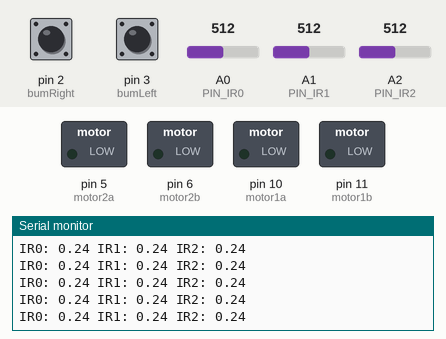
Recording of a sketch running on a simulated Arduino Uno, built with avr-gcc and run on an emulated ATmega328P. On the bench: switched loads named in the sketch (green lamp = pin HIGH), the last lines printed to the serial monitor. The test bench sets the inputs (shaded band); at power-on: A0 (PIN_IR0) = 512, A1 (PIN_IR1) = 512, A2 (PIN_IR2) = 512, pin 2 (bumRight) HIGH, pin 3 (bumLeft) HIGH.

Above: at 1.2 s.
1.3 s: A0 (PIN_IR0) set to 296
At 2.0 s:
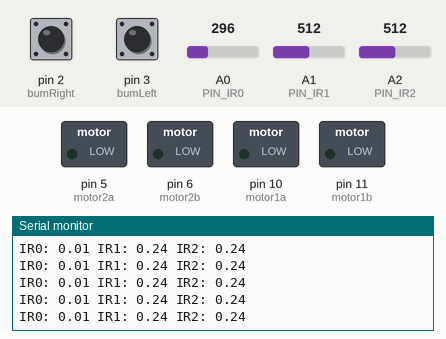
4.3 s: A0 (PIN_IR0) set to 281
At 5.1 s:
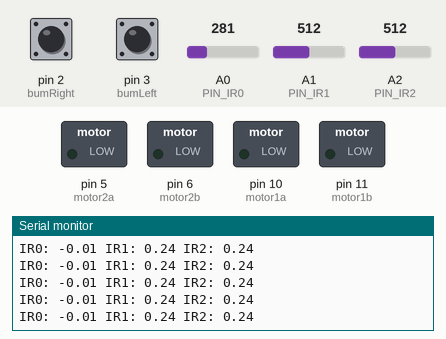
7.3 s: A1 (PIN_IR1) set to 306
At 8.2 s:
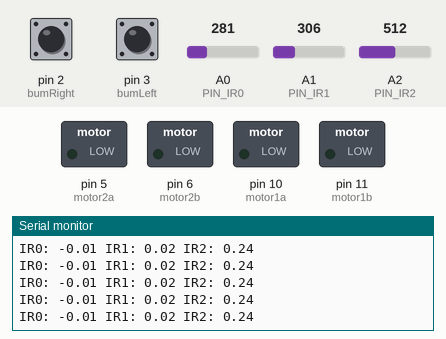
10.3 s: A1 (PIN_IR1) set to 278
At 11.2 s:
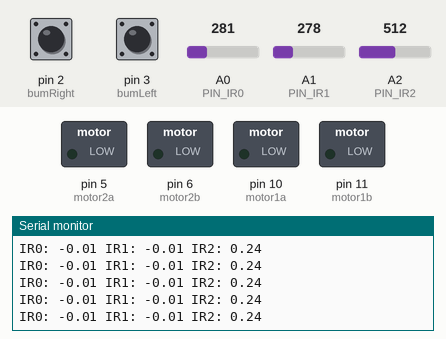
13.3 s: A2 (PIN_IR2) set to 298
At 14.3 s:
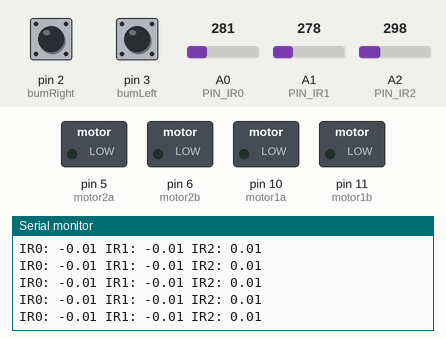
14.8 s: A2 (PIN_IR2) set to 273
At 15.8 s:
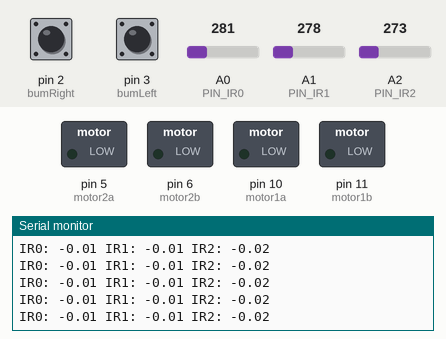
Timing chart, 0 to 17.3 s (numbered marks = the images above; inputs shaded):
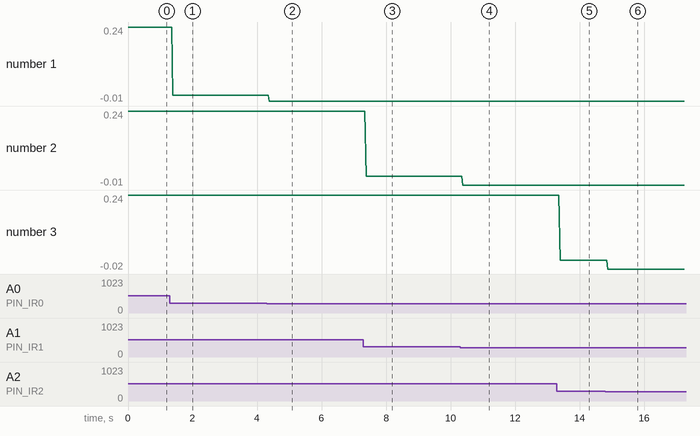

The sketch:

esqueletoSimulacion.ino
```cpp
/****************************** algunas definiciones globales ************/

#define IR_FRONT 1
#define IR_LEFT  0
#define IR_RIGHT 2

#define MIN_DIST_SIDE 0.25
#define MIN_DIST_FRONT 0.22

#define SPEED_NORMAL 1
#define SPEED_FAST 2

/****************************** Setup *********************************/
void setup() {

  /* inicializacion de sensores */
  motors_init();
  ir_init();
  bumper_init();

  /* inicializacion del comportamiento */
  comportamiento_init();

  Serial.begin(9600);
}

/****************************** Loop principal ************************/
void loop() {

  /* procesamiento de sensores */
  ir_loop();
  bumper_loop();

  /* procesamiento del comportamiento */
  comportamiento_loop();


}

/***************************** Comportamientos ************************/

/***************************** SOLO COMPLETAR AQUI ************************/

enum Estado { ESTADO_INICIAL /*... */ };

Estado estado;

long t;

void comportamiento_init()
{
  /* define estado inicial y ejecuta accion de la trancision inicial, segun ejercicio */
  estado = ESTADO_INICIAL;

  //...

}

void comportamiento_loop()
{
	// Proceso estados, chequeo condiciones y ejecuto transiciones

	//...
}

/***************************** FIN COMPLETAR ***************************/


/******************** control de motores (hagamos de cuenta que hay un driver) *************/

#define motor1a  10
#define motor1b  11
#define motor2a  5
#define motor2b  6

void pid_set_speed(float left, float right)
{
  pid_set_left(left);
  pid_set_right(right);
}

void pid_set_left(float v)
{
  v = mapFloat(v, 0, 2.0, 0, 128);
  set_motor_left(v);
}

void pid_set_right(float v)
{
  v = mapFloat(v, 0, 2.0, 0, 128);
  set_motor_right(v);
}

void set_speed(float left, float right)
{
  set_motor_left(left);
  set_motor_right(right);
}

void set_motor_left(int speed)
{
  analogWrite(motor1a, speed > 0 ? speed : 0);
  analogWrite(motor1b, speed < 0 ? -speed : 0);
}

void set_motor_right(int speed)
{
  analogWrite(motor2a, speed > 0 ? speed : 0);
  analogWrite(motor2b, speed < 0 ? -speed : 0);
}

void motors_init(void)
{
  pinMode(motor1a, OUTPUT);
  pinMode(motor1b, OUTPUT);
  pinMode(motor2a, OUTPUT);
  pinMode(motor2b, OUTPUT);
}

/******************** bumper ******************/

//Bumper
#define bumRight 2
#define bumLeft 3

bool bumper_state[2] = { false, false };

void bumper_init(void)
{
  pinMode(bumLeft, INPUT_PULLUP);           // inicializo el pin pulsador como una entrada
  pinMode(bumRight, INPUT_PULLUP);           // inicializo el pin pulsador como una entrada
}


void bumper_loop(void)
{
  bumper_state[0] = !digitalRead(bumLeft);
  bumper_state[1] = !digitalRead(bumRight);
  //Serial.print("BL: "); Serial.print(bumper_state[0]); Serial.print(" BR: "); Serial.println(bumper_state[1]);
}

bool bumper_left(void)
{
  return bumper_state[0];
}

bool bumper_right(void)
{
  return bumper_state[1];
}


/************ infrarojos ********************/
#define IR_COUNT 3

#define IR_MAX_DIST 5000

#define PIN_IR0 A0
#define PIN_IR1 A1
#define PIN_IR2 A2

float ir_distances[IR_COUNT];

void ir_init(void)
{
  for (int i = 0; i < IR_COUNT; i++)
    ir_distances[i] = -1;
}

void ir_loop(void)
{
  ir_distances[0] = mapFloat(analogRead(PIN_IR0), 344.0, 1017.0, 0.06, 0.8);
  ir_distances[1] = mapFloat(analogRead(PIN_IR1), 344.0, 1017.0, 0.06, 0.8);
  ir_distances[2] = mapFloat(analogRead(PIN_IR2), 344.0, 1017.0, 0.06, 0.8);

  Serial.print("IR0: "); Serial.print(ir_distances[0]);
  Serial.print(" IR1: "); Serial.print(ir_distances[1]);
  Serial.print(" IR2: "); Serial.println(ir_distances[2]);

}

float ir_distance(unsigned int i)
{
  if (i >= IR_COUNT) return -1;
  else
  {
    return ir_distances[i];
  }
}


float mapFloat(float x, float in_min, float in_max, float out_min, float out_max)
{
  return (x - in_min) * (out_max - out_min) / (in_max - in_min) + out_min;
}
```

Measured:
- after the input at 1.3 s, the serial monitor: prints a new line after 0.09 s (image 1)
- after the input at 4.3 s, the serial monitor: prints a new line after 0.09 s (image 2)
- after the input at 7.3 s, the serial monitor: prints a new line after 0.08 s (image 3)
- after the input at 10.3 s, the serial monitor: prints a new line after 0.08 s (image 4)
- after the input at 13.3 s, the serial monitor: prints a new line after 0.10 s (image 5)
- after the input at 14.8 s, the serial monitor: prints a new line after 0.07 s (image 6)
- plotted number 1: 0.24 → 0.01 after the input at 1.3 s, 0.01 → -0.01 after the input at 4.3 s
- plotted number 2: 0.24 → 0.02 after the input at 7.3 s
